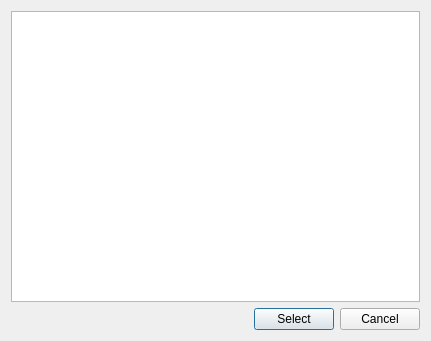
<?xml version="1.0" encoding="UTF-8"?>
<ui version="4.0">
 <class>SelectFirDialog</class>
 <widget class="QDialog" name="SelectFirDialog">
  <property name="geometry">
   <rect>
    <x>0</x>
    <y>0</y>
    <width>431</width>
    <height>341</height>
   </rect>
  </property>
  <property name="windowTitle">
   <string>Select FIR</string>
  </property>
  <layout class="QVBoxLayout" name="verticalLayout">
   <item>
    <widget class="QTableView" name="view">
     <property name="editTriggers">
      <set>QAbstractItemView::NoEditTriggers</set>
     </property>
     <property name="selectionMode">
      <enum>QAbstractItemView::SingleSelection</enum>
     </property>
     <property name="selectionBehavior">
      <enum>QAbstractItemView::SelectRows</enum>
     </property>
     <attribute name="horizontalHeaderStretchLastSection">
      <bool>true</bool>
     </attribute>
    </widget>
   </item>
   <item>
    <layout class="QHBoxLayout" name="horizontalLayout">
     <item>
      <spacer name="horizontalSpacer">
       <property name="orientation">
        <enum>Qt::Horizontal</enum>
       </property>
       <property name="sizeHint" stdset="0">
        <size>
         <width>40</width>
         <height>20</height>
        </size>
       </property>
      </spacer>
     </item>
     <item>
      <widget class="QPushButton" name="selectButton">
       <property name="text">
        <string>Select</string>
       </property>
      </widget>
     </item>
     <item>
      <widget class="QPushButton" name="cancelButton">
       <property name="text">
        <string>Cancel</string>
       </property>
      </widget>
     </item>
    </layout>
   </item>
  </layout>
 </widget>
 <resources/>
 <connections/>
</ui>
